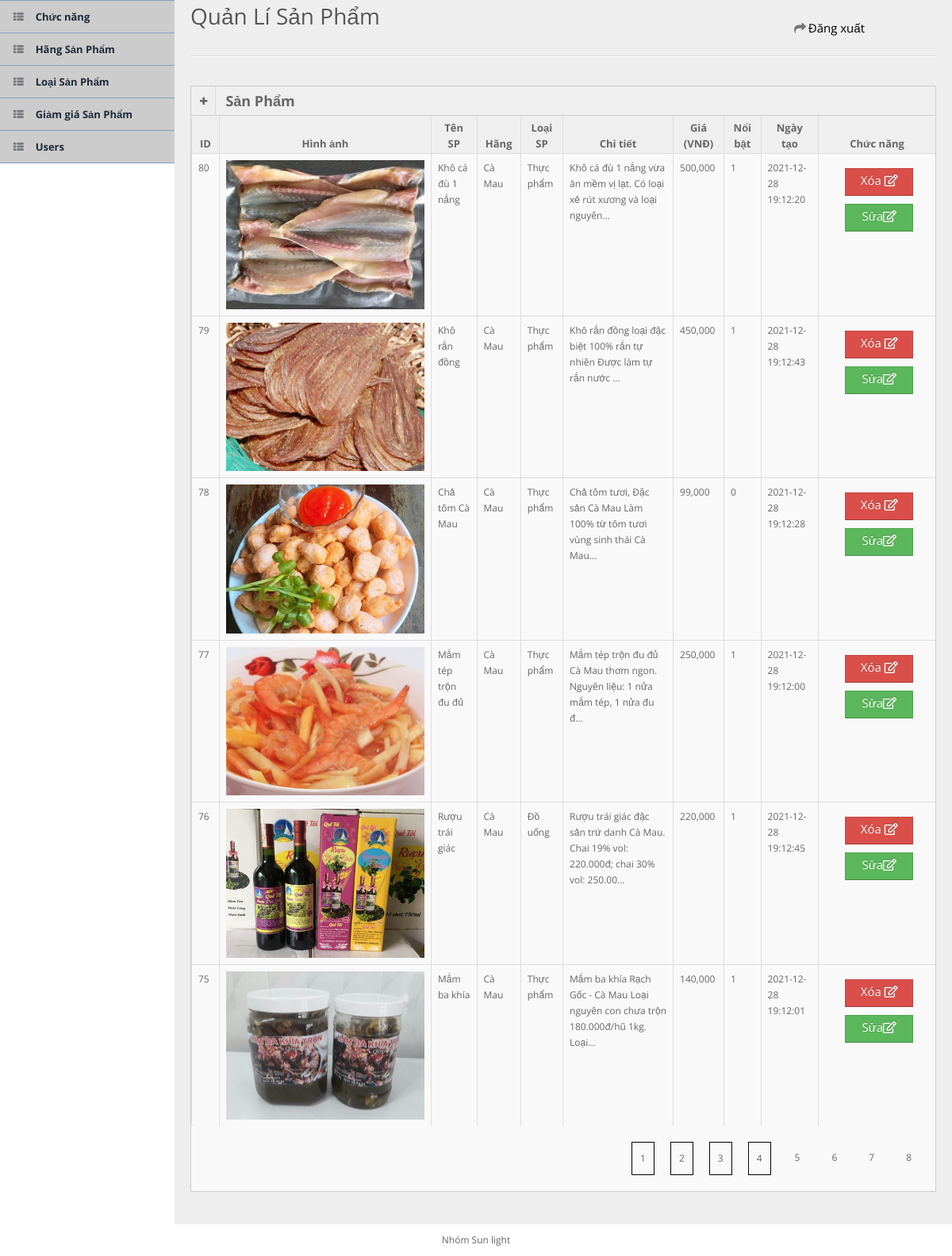
/admin/index.php (signed in), run on an earlier commit of the app's database.
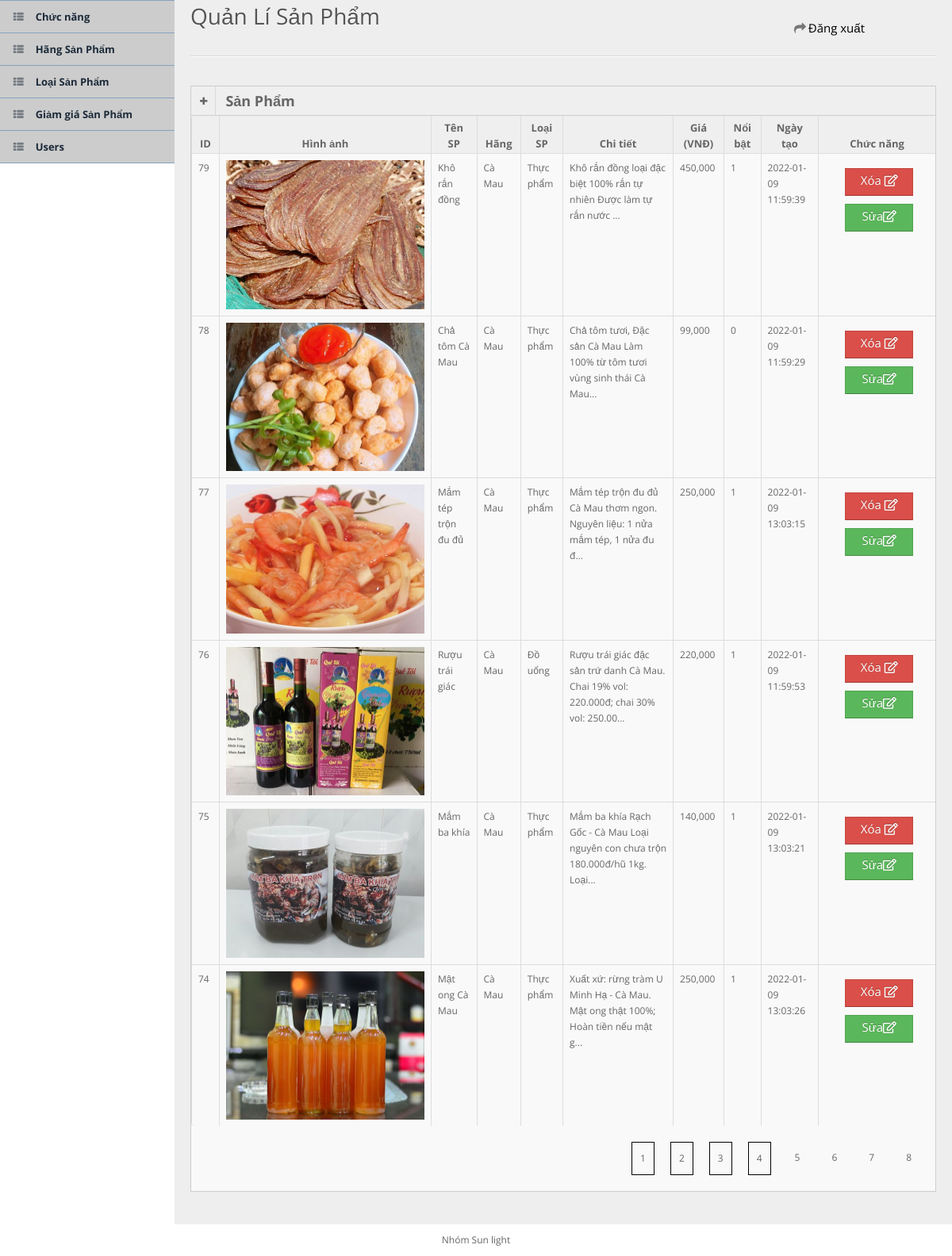
And on a later commit of the database.
### tables this page shows
CREATE TABLE `products` (
  `ID` int(11) NOT NULL,
  `name` varchar(100) DEFAULT NULL,
  `manu_id` int(11) DEFAULT NULL,
  `type_id` int(11) DEFAULT NULL,
  `price` int(11) NOT NULL,
  `pro_image` varchar(150) DEFAULT NULL,
  `description` text NOT NULL,
  `soluong` int(11) NOT NULL,
  `feature` tinyint(4) NOT NULL,
  `created_at` timestamp NOT NULL DEFAULT current_timestamp() ON UPDATE current_timestamp(),
  `nsx` datetime DEFAULT NULL,
  `hsd` datetime DEFAULT NULL
);

CREATE TABLE `manufactures` (
  `manu_id` int(11) NOT NULL,
  `manu_name` varchar(100) NOT NULL
);

CREATE TABLE `protypes` (
  `type_id` int(11) NOT NULL,
  `type_name` varchar(100) NOT NULL
);

### admin/models/product.php (called while the page is built, shortened)
<?php
class Product extends Db
{
    function getAllProducts()
    {
        $sql = self::$connection->prepare("SELECT *
        FROM products,manufactures,protypes
        WHERE products.manu_id = manufactures.manu_id and products.type_id = protypes.type_id
        ORDER BY products.id");
        $sql->execute();
        $items = $sql->get_result()->fetch_all(MYSQLI_ASSOC);
        return $items;
    }
    function getAllProductsByPage($page, $perPage)
    {
        $firstLink = ($page - 1) * $perPage;
        $sql = self::$connection->prepare("SELECT *
    FROM products,manufactures,protypes
    WHERE products.manu_id = manufactures.manu_id and products.type_id = protypes.type_id
    ORDER BY products.id DESC
    LIMIT $firstLink, $perPage");
        $sql->execute();
        $items = $sql->get_result()->fetch_all(MYSQLI_ASSOC);
        return $items;
    }
}

### admin/index.php (the view, shortened to what this page needs)
<!DOCTYPE html>
<html lang="en">
<?php require "./form/head.php"; ?>
<?php
$perPage = 6;
$total = count($product->getAllProducts());
?>
<body>
    <?php require "./form/topHeaderMenu.php"; ?>
    <?php require "./form/sidebarMenu.php"; ?>
    <div id="content">
        <div id="content-header">
            <h1>Quản Lí Sản Phẩm </h1>
    </div>
        <div class="container-fluid">
            <hr>
            <div class="row-fluid">
                <div class="span12">
                    <div class="widget-box">
                        <div class="widget-title">
                            <span class="icon">
                                <a href="form.php?value=product">
                                    <i class="icon-plus"></i>
                                </a>
                            </span>
                            <h5> Sản Phẩm</h5>
                        </div>
                        <div class="widget-content nopadding">
                            <table class="table table-bordered table-striped">
                                <thead>
                                    <tr>
                                        <th class="getId">ID</th>
                                        <th>Hình ảnh</th>
                                        <th>Tên SP</th>
                                        <th>Hãng</th>
                                        <th>Loại SP</th>
                                        <th>Chi tiết</th>
                                        <th>Giá (VNĐ)</th>
                                        <th>Nổi bật</th>
                                        <th>Ngày tạo</th>
                                        <th>Chức năng</th>
                                    </tr>
                                </thead>
                                <tbody>
                                    <?php foreach ($product->getAllProductsByPage($page, $perPage) as $value){?>
                                    <tr class="">
                                        <td class="getId"><?php echo $value['ID']?></td>
                                        <td width="250"><img src="../images/<?= $value['pro_image']?>" /></td>
                                        <td><?php echo $value['name']?></td>
                                        <td><?php echo $value['manu_name']?></td>
                                        <td><?php echo $value['type_name']?></td>
                                        <td><?php echo substr($value['description'],0,100)?>...</td>
                                        <td><?php echo number_format($value['price'])?></td>
                                        <td><?php echo $value['feature']?></td>
                                        <td><?php echo $value['created_at']?></td>
                                        <td>
                                            <a href="delete.php?iddel=<?= $value['ID']?>" class="btn btn-danger btn_delPro">
                                                Xóa <i class="far fa-edit"></i>
                                            </a>
                                            <a href="edit.php?idProduct=<?= $value['ID']?>&edit=product" class="btn btn-success btn_editPro" >
                                                Sửa<i class="far fa-edit"></i>
                                            </a>
                                        </td>
                                    </tr>
                                    <?php }?>
                                </tbody>
                            </table>
                            <div class="row" style="margin-left: 18px;">
                                <ul class="pagination">
                                    <div class="active">
                                        <?php echo $db->paginate($url,$total, $page, $perPage)?>
                                    </div>
                                </ul>
                            </div>
                        </div>
                    </div>
                </div>
            </div>
        </div>
    </div>
    <?php require "./form/footer_part.php"; ?>
</body>
</html>

### admin/form/head.php (shortened to what this page needs)
<?php
require "models/db.php";
require "models/product.php";
$db = new Db;
$product = new Product;
if (isset($_GET['page'])) {
    $page = $_GET['page'];
} else {
    $page = 1;
}
$url = $_SERVER['PHP_SELF'];
?>
<head>
    <link rel="stylesheet" href="css/bootstrap.min.css" />
    <link rel="stylesheet" href="css/bootstrap-responsive.min.css" />
    <link rel="stylesheet" href="css/uniform.css" />
    <link rel="stylesheet" href="css/select2.css" />
    <link rel="stylesheet" href="css/style.css" />
    <link rel="stylesheet" href="css/media.css" />
    <link href="font-awesome/css/font-awesome.css" rel="stylesheet" />
    <link rel="stylesheet" href="https://pro.fontawesome.com/releases/v5.10.0/css/all.css"/>
</head>

### admin/form/topHeaderMenu.php
<div id="user-nav" class="navbar navbar-inverse" style="padding-top:16px">
    <ul class="nav" style="border-right: none;
  border-left: none">
        <li class=""><a title="" href="../Login/logout.php" style="text-shadow: none;"><i class="icon icon-share-alt" style="color: black;font-size: 15px"></i> <span class="text" style="color: black;font-size: 15px">Đăng xuất</span></a></li>
    </ul>
</div>

### admin/form/sidebarMenu.php
<div id="sidebar"> <a href="#" class="visible-phone"><i class="icon icon-th"></i>Tables</a>
    <ul style="background: #ccc">
        <li><a href="index.php"><i class="icon icon-th-list"></i> <span>Chức năng</span></a> </li>
        <li> <a href="manufactures.php"><i class="icon icon-th-list"></i> <span>Hãng Sản Phẩm</span></a></li>
        <li> <a href="protypes.php"><i class="icon icon-th-list"></i> <span>Loại Sản Phẩm</span></a></li>
        <li> <a href="sale.php"><i class="icon icon-th-list"></i> <span>Giảm giá Sản Phẩm</span></a></li>
        <li> <a href="users.php"><i class="icon icon-th-list"></i> <span>Users</span></a></li>
    </ul>
</div>

### admin/models/db.php
<?php
class Db
{
    public static $connection;
    public function __construct()
    {
        if (!self::$connection) {
            self::$connection = new mysqli(DB_HOST, DB_USER, DB_PASSWORD, DB_NAME, PORT);
            self::$connection->set_charset(DB_CHARSET);
        }
        return self::$connection;
    }
    function paginate($url, $total, $page, $perPage)
    {
        $totalLinks = ceil($total / $perPage);
        $link = "";
        for ($j = 1; $j <= $totalLinks; $j++) {
            $link = $link . "<li><a href='$url?page=$j'> $j </a><li>";
        }
        return $link;
    }
}

### admin/form/footer_part.php
<div class="row-fluid">
        <div id="footer" class="span12">Nhóm Sun light</div>
    </div>

### admin/css/select2.css (style rules this page uses)
ul.pagination li { float: left; }

### admin/css/style.css (style rules this page uses)
* { outline: none !important; -moz-outline: none !important; }
ul.pagination li { float: left; }
ul.pagination li:first-child, ul.pagination li:nth-child(3), ul.pagination li:nth-child(5), ul.pagination li:nth-child(7) { border: 1px solid #000; }
html, body { height: 100% }
body { overflow-x: hidden; margin-top: -10px; font-family: 'Open Sans', sans-serif; font-size: 12px; color: #666; }
a { color: #666; }
select, textarea, input[type="text"], input[type="password"], input[type="datetime"], input[type="datetime-local"], input[type="date"], input[type="month"], input[type="time"], input[type="week"], input[type="number"], input[type="email"], input[type="url"], input[type="search"], input[type="tel"], input[type="color"], .uneditable-input, .label, .dropdown-menu, .btn, .well, .progress, .table-bordered, .btn-group>.btn:first-child, .btn-group>.btn:last-child, .btn-group>.btn:last-child, .btn-group>.dropdown-toggle, .alert { border-radius: 0px; }
.btn, textarea, input[type="text"], input[type="password"], input[type="datetime"], input[type="datetime-local"], input[type="date"], input[type="month"], input[type="time"], input[type="week"], input[type="number"], input[type="email"], input[type="url"], input[type="search"], input[type="tel"], input[type="color"], .uneditable-input { box-shadow: none; }
.progress, .progress-success .bar, .progress .bar-success, .progress-warning .bar, .progress .bar-warning, .progress-danger .bar, .progress .bar-danger, .progress-info .bar, .progress .bar-info, .btn, .btn-primary { background-image: none; }
#footer { padding: 10px; text-align: center; }
hr { border-top-color: #dadada; }
#user-nav { position: absolute; right: 100px; top: 0px; z-index: 20; margin: 0; }
#user-nav>ul { margin: 0; padding: 0; list-style: none; }
#user-nav>ul>li { float: left; list-style-type: none; margin: 0; position: relative; }
#user-nav>ul>li>a { padding: 9px 10px; display: block; font-size: 11px; }
#user-nav>ul>li>a>i, #sidebar li a i { opacity: .5; margin-top: 2px; }
#sidebar { display: block; float: left; position: relative; width: 220px; z-index: 16; }
#sidebar>ul { list-style: none; margin: 0px 0 0; padding: 0; position: absolute; width: 220px; }
#sidebar>ul>li { display: block; position: relative; }
#sidebar>ul>li>a { padding: 10px 0 10px 15px; display: block; color: #1c2a39; font-size: 13px; font-weight: bold; }
#sidebar>ul>li>a>i { margin-right: 10px; }
#content { margin-top: 20px; background: none repeat scroll 0 0 #eeeeee; margin-left: 220px; margin-right: 0; padding-bottom: 25px; position: relative; min-height: 100%; width: auto; }
#content-header { position: abslute; width: 100%; margin-top: -20px; z-index: 20; }
#content-header h1 { color: #555555; font-size: 28px; font-weight: normal; float: none; text-shadow: 0 1px 0 #ffffff; margin-left: 20px; position: relative; }
#content-header h1, #content-header .btn-group { margin-top: 20px; }
.widget-box { background: none repeat scroll 0 0 #F9F9F9; border-left: 1px solid #CDCDCD; border-top: 1px solid #CDCDCD; border-right: 1px solid #CDCDCD; clear: both; margin-top: 16px; margin-bottom: 16px; position: relative; }
.widget-title, .modal-header, .table th, div.dataTables_wrapper .ui-widget-header { background: #efefef; border-bottom: 1px solid #CDCDCD; height: 36px; }
.widget-title span.icon { padding: 9px 10px 7px 11px; float: left; border-right: 1px solid #dadada; }
.widget-title h5 { color: #666; float: left; font-size: 18px; font-weight: bold; padding: 12px; line-height: 12px; margin: 0; }
.widget-content { padding: 15px; border-bottom: 1px solid #cdcdcd; }
.table th { height: auto; font-size: 13px; padding: 5px 10px 2px; border-bottom: 0; text-align: center; color: #666666; }
.nopadding { padding: 0 !important; }
.nopadding .table { margin-bottom: 0; }
.nopadding .table-bordered { border: 0; }
.btn_delPro { height: 25px; width: 60px; font-size: 15px; margin: 10px 5px 10px 25px; }
.btn_editPro { height: 25px; width: 60px; font-size: 15px; margin: 0px 5px 0 25px }

### admin/css/media.css (style rules this page uses)
body { background:#fff; }
#sidebar > ul { border-bottom: 1px solid #85a1bd; }
#sidebar > ul > li { border-top: 1px solid #85a1bd; }

### admin/form/head.php (style rules this page uses)
ul.pagination { list-style: none; float: right; }
ul.pagination li { display: flex; padding: 10px }

What changed in the data, as far as the page shows it:
removed products: ID "80", pro_image (picture), name "Khô cá đù 1 nắng", manu.manu_name "Cà Mau", type.type_name "Thực phẩm", description "Khô cá đù 1 nắng vừa ăn mềm vị lạt. Có loại xẻ rút xương và loại nguyên", price "500,000", feature "1", created_at "2021-12-28 19:12:20"
changed products "Khô rắn đồng": created_at "2021-12-28 19:12:43" → "2022-01-09 11:59:39"
changed products "Chả tôm Cà Mau": created_at "2021-12-28 19:12:28" → "2022-01-09 11:59:29"
changed products "Mắm tép trộn đu đủ": created_at "2021-12-28 19:12:00" → "2022-01-09 13:03:15"
changed products "Rượu trái giác": created_at "2021-12-28 19:12:45" → "2022-01-09 11:59:53"
changed products "Mắm ba khía": created_at "2021-12-28 19:12:01" → "2022-01-09 13:03:21"
now on this page (row edited): products: ID "74", pro_image (picture), name "Mật ong Cà Mau", manu.manu_name "Cà Mau", type.type_name "Thực phẩm", description "Xuất xứ: rừng tràm U Minh Hạ - Cà Mau. Mật ong thật 100%; Hoàn tiền nếu mật g", price "250,000", feature "1", created_at "2022-01-09 13:03:26"
